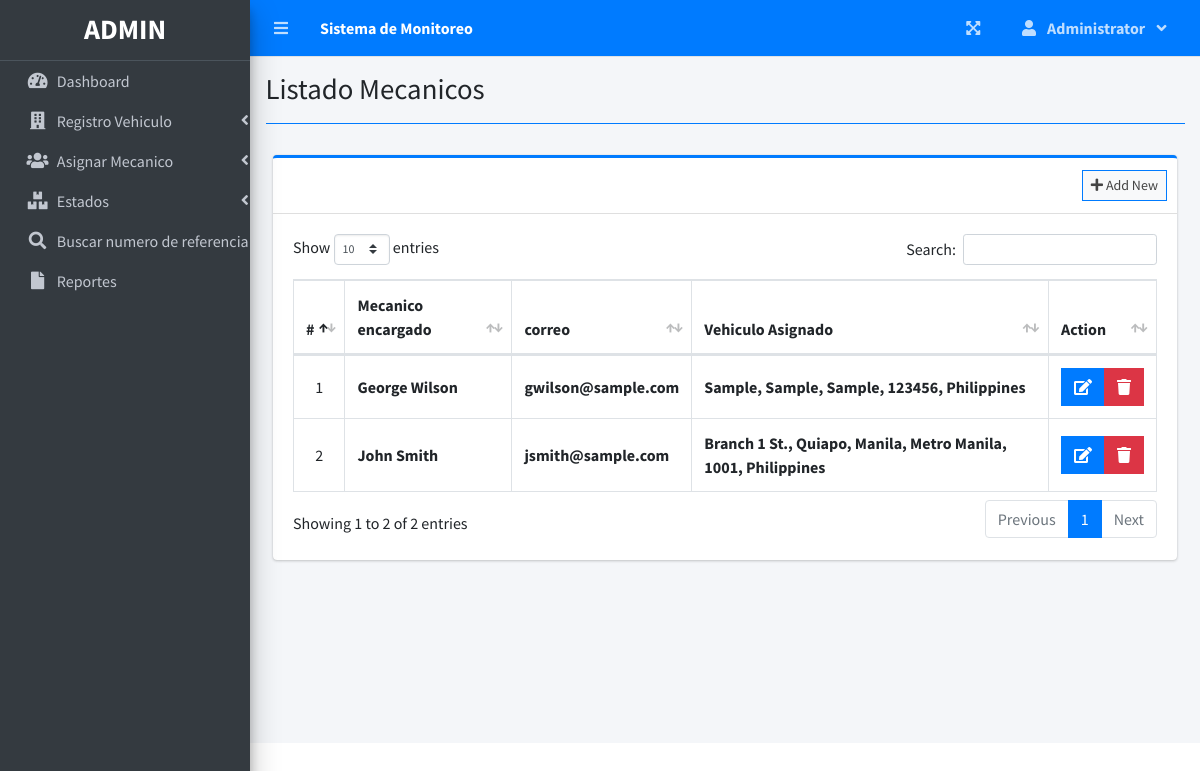
The page /index.php?page=listado_mecanicos (signed in) on the database its author committed.
### tables this page shows
CREATE TABLE `users` (
  `id` int(30) NOT NULL,
  `firstname` varchar(200) NOT NULL,
  `lastname` varchar(200) NOT NULL,
  `email` varchar(200) NOT NULL,
  `password` text NOT NULL,
  `type` tinyint(1) NOT NULL DEFAULT 2 COMMENT '1 = admin, 2 = staff',
  `branch_id` int(30) NOT NULL,
  `date_created` datetime NOT NULL DEFAULT current_timestamp()
);

### listado_mecanicos.php (the view, shortened to what this page needs)
<?php include'db_connect.php' ?>
<div class="col-lg-12">
	<div class="card card-outline card-primary">
		<div class="card-header">
			<div class="card-tools">
				<a class="btn btn-block btn-sm btn-default btn-flat border-primary " href="./index.php?page=listado_mecanicos"><i class="fa fa-plus"></i> Add New</a>
			</div>
		</div>
		<div class="card-body">
			<table class="table tabe-hover table-bordered" id="list">
				<!-- <colgroup>
					<col width="5%">
					<col width="15%">
					<col width="25%">
					<col width="25%">
					<col width="15%">
				</colgroup> -->
				<thead>
					<tr>
						<th class="text-center">#</th>
						<th>Mecanico encargado</th>
						<th>correo</th>
						<th>Vehiculo Asignado</th>
						<th>Action</th>
					</tr>
				</thead>
				<tbody>
					<?php
					$i = 1;
					$qry = $conn->query("SELECT u.*,concat(u.firstname,' ',u.lastname) as name,concat(b.street,', ',b.city,', ',b.state,', ',b.zip_code,', ',b.country) as baddress FROM users u inner join branches b on b.id = u.branch_id where u.type = 2 order by concat(u.firstname,' ',u.lastname) asc ");
					while($row= $qry->fetch_assoc()):
					?>
					<tr>
						<td class="text-center"><?php echo $i++ ?></td>
						<td><b><?php echo ucwords($row['name']) ?></b></td>
						<td><b><?php echo ($row['email']) ?></b></td>
						<td><b><?php echo ucwords($row['baddress']) ?></b></td>
						<td class="text-center">
		                    <div class="btn-group">
		                        <a href="index.php?page=edit_staff&id=<?php echo $row['id'] ?>" class="btn btn-primary btn-flat ">
		                          <i class="fas fa-edit"></i>
		                        </a>
		                        <button type="button" class="btn btn-danger btn-flat delete_staff" data-id="<?php echo $row['id'] ?>">
		                          <i class="fas fa-trash"></i>
		                        </button>
	                      </div>
						</td>
					</tr>
				<?php endwhile; ?>
				</tbody>
			</table>
		</div>
	</div>
</div>

### listado_mecanicos.php (style rules this page uses)
table td { vertical-align: middle !important; }

### rows shown on the page
users: name "George Wilson", email "gwilson@sample.com", baddress "Sample, Sample, Sample, 123456, Philippines"
users: name "John Smith", email "jsmith@sample.com", baddress "Branch 1 St., Quiapo, Manila, Metro Manila, 1001, Philippines"

### other values the page prints
$_SESSION['system']['name'] "Sistema de Monitoreo"
$_SESSION['login_firstname'] "Administrator"
$title "Listado Mecanicos"
